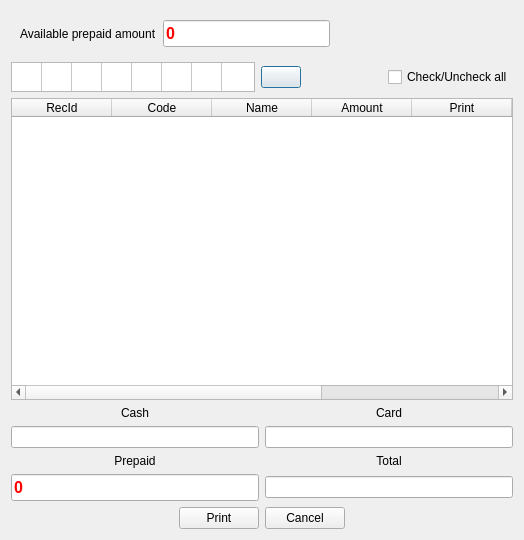
<?xml version="1.0" encoding="UTF-8"?>
<ui version="4.0">
 <class>PrintTax</class>
 <widget class="QDialog" name="PrintTax">
  <property name="geometry">
   <rect>
    <x>0</x>
    <y>0</y>
    <width>524</width>
    <height>540</height>
   </rect>
  </property>
  <property name="windowTitle">
   <string>Print tax</string>
  </property>
  <layout class="QVBoxLayout" name="verticalLayout">
   <item>
    <widget class="QWidget" name="widget_3" native="true">
     <layout class="QHBoxLayout" name="horizontalLayout_2">
      <item>
       <widget class="QLabel" name="label_5">
        <property name="text">
         <string>Available prepaid amount</string>
        </property>
       </widget>
      </item>
      <item>
       <widget class="EQLineEdit" name="leAvailablePrepaid">
        <property name="styleSheet">
         <string notr="true">font-size:12pt;
font-weight:bold;
color:red;</string>
        </property>
        <property name="text">
         <string>0</string>
        </property>
        <property name="readOnly">
         <bool>true</bool>
        </property>
       </widget>
      </item>
      <item>
       <spacer name="horizontalSpacer_4">
        <property name="orientation">
         <enum>Qt::Horizontal</enum>
        </property>
        <property name="sizeHint" stdset="0">
         <size>
          <width>174</width>
          <height>20</height>
         </size>
        </property>
       </spacer>
      </item>
     </layout>
    </widget>
   </item>
   <item>
    <widget class="QWidget" name="widget_4" native="true">
     <property name="sizePolicy">
      <sizepolicy hsizetype="Preferred" vsizetype="Preferred">
       <horstretch>0</horstretch>
       <verstretch>0</verstretch>
      </sizepolicy>
     </property>
     <layout class="QHBoxLayout" name="horizontalLayout_3">
      <property name="leftMargin">
       <number>0</number>
      </property>
      <property name="topMargin">
       <number>0</number>
      </property>
      <property name="rightMargin">
       <number>0</number>
      </property>
      <property name="bottomMargin">
       <number>0</number>
      </property>
      <item>
       <widget class="QTableWidget" name="tblFilter">
        <property name="maximumSize">
         <size>
          <width>16777215</width>
          <height>30</height>
         </size>
        </property>
        <property name="editTriggers">
         <set>QAbstractItemView::NoEditTriggers</set>
        </property>
        <property name="selectionMode">
         <enum>QAbstractItemView::SingleSelection</enum>
        </property>
        <attribute name="horizontalHeaderVisible">
         <bool>false</bool>
        </attribute>
        <attribute name="horizontalHeaderDefaultSectionSize">
         <number>30</number>
        </attribute>
        <attribute name="verticalHeaderVisible">
         <bool>false</bool>
        </attribute>
        <row>
         <property name="text">
          <string>New Row</string>
         </property>
        </row>
        <column>
         <property name="text">
          <string>New Column</string>
         </property>
        </column>
        <column>
         <property name="text">
          <string>New Column</string>
         </property>
        </column>
        <column>
         <property name="text">
          <string>New Column</string>
         </property>
        </column>
        <column>
         <property name="text">
          <string>New Column</string>
         </property>
        </column>
        <column>
         <property name="text">
          <string>New Column</string>
         </property>
        </column>
        <column>
         <property name="text">
          <string>New Column</string>
         </property>
        </column>
        <column>
         <property name="text">
          <string>New Column</string>
         </property>
        </column>
       </widget>
      </item>
      <item>
       <widget class="QPushButton" name="btnClearFilter">
        <property name="text">
         <string/>
        </property>
        <property name="icon">
         <iconset resource="../Resort/res.qrc">
          <normaloff>:/images/remove_filter.png</normaloff>:/images/remove_filter.png</iconset>
        </property>
       </widget>
      </item>
      <item>
       <spacer name="horizontalSpacer_3">
        <property name="orientation">
         <enum>Qt::Horizontal</enum>
        </property>
        <property name="sizeHint" stdset="0">
         <size>
          <width>92</width>
          <height>20</height>
         </size>
        </property>
       </spacer>
      </item>
      <item>
       <widget class="EQCheckBox" name="chCheckUncheckAll">
        <property name="text">
         <string>Check/Uncheck all</string>
        </property>
       </widget>
      </item>
     </layout>
    </widget>
   </item>
   <item>
    <widget class="EQTableWidget" name="tblData">
     <property name="sizePolicy">
      <sizepolicy hsizetype="Expanding" vsizetype="Expanding">
       <horstretch>0</horstretch>
       <verstretch>4</verstretch>
      </sizepolicy>
     </property>
     <property name="editTriggers">
      <set>QAbstractItemView::NoEditTriggers</set>
     </property>
     <column>
      <property name="text">
       <string>RecId</string>
      </property>
     </column>
     <column>
      <property name="text">
       <string>Code</string>
      </property>
     </column>
     <column>
      <property name="text">
       <string>Name</string>
      </property>
     </column>
     <column>
      <property name="text">
       <string>Amount</string>
      </property>
     </column>
     <column>
      <property name="text">
       <string>Print</string>
      </property>
     </column>
     <column>
      <property name="text">
       <string>Adgt</string>
      </property>
     </column>
     <column>
      <property name="text">
       <string>Source</string>
      </property>
     </column>
     <column>
      <property name="text">
       <string>qty</string>
      </property>
     </column>
    </widget>
   </item>
   <item>
    <widget class="QWidget" name="widget_2" native="true">
     <layout class="QGridLayout" name="gridLayout">
      <property name="leftMargin">
       <number>0</number>
      </property>
      <property name="topMargin">
       <number>0</number>
      </property>
      <property name="rightMargin">
       <number>0</number>
      </property>
      <property name="bottomMargin">
       <number>0</number>
      </property>
      <item row="1" column="1">
       <widget class="EQLineEdit" name="leCard">
        <property name="inputMask">
         <string/>
        </property>
       </widget>
      </item>
      <item row="3" column="1">
       <widget class="EQLineEdit" name="leTotal">
        <property name="readOnly">
         <bool>true</bool>
        </property>
       </widget>
      </item>
      <item row="1" column="0">
       <widget class="EQLineEdit" name="leCash">
        <property name="inputMask">
         <string/>
        </property>
       </widget>
      </item>
      <item row="0" column="1">
       <widget class="QLabel" name="label_3">
        <property name="text">
         <string>Card</string>
        </property>
        <property name="alignment">
         <set>Qt::AlignCenter</set>
        </property>
       </widget>
      </item>
      <item row="0" column="0">
       <widget class="QLabel" name="label_2">
        <property name="text">
         <string>Cash</string>
        </property>
        <property name="alignment">
         <set>Qt::AlignCenter</set>
        </property>
       </widget>
      </item>
      <item row="2" column="1">
       <widget class="QLabel" name="label">
        <property name="text">
         <string>Total</string>
        </property>
        <property name="alignment">
         <set>Qt::AlignCenter</set>
        </property>
       </widget>
      </item>
      <item row="3" column="0">
       <widget class="EQLineEdit" name="lePre">
        <property name="styleSheet">
         <string notr="true">font-size:12pt;
font-weight:bold;
color:red;</string>
        </property>
        <property name="inputMask">
         <string/>
        </property>
        <property name="text">
         <string>0</string>
        </property>
        <property name="readOnly">
         <bool>false</bool>
        </property>
       </widget>
      </item>
      <item row="2" column="0">
       <widget class="QLabel" name="label_4">
        <property name="text">
         <string>Prepaid</string>
        </property>
        <property name="alignment">
         <set>Qt::AlignCenter</set>
        </property>
       </widget>
      </item>
     </layout>
    </widget>
   </item>
   <item>
    <widget class="QWidget" name="widget" native="true">
     <property name="sizePolicy">
      <sizepolicy hsizetype="Preferred" vsizetype="Preferred">
       <horstretch>0</horstretch>
       <verstretch>0</verstretch>
      </sizepolicy>
     </property>
     <layout class="QHBoxLayout" name="horizontalLayout">
      <property name="leftMargin">
       <number>0</number>
      </property>
      <property name="topMargin">
       <number>0</number>
      </property>
      <property name="rightMargin">
       <number>0</number>
      </property>
      <property name="bottomMargin">
       <number>0</number>
      </property>
      <item>
       <spacer name="horizontalSpacer">
        <property name="sizePolicy">
         <sizepolicy hsizetype="Minimum" vsizetype="Minimum">
          <horstretch>0</horstretch>
          <verstretch>0</verstretch>
         </sizepolicy>
        </property>
        <property name="orientation">
         <enum>Qt::Horizontal</enum>
        </property>
        <property name="sizeHint" stdset="0">
         <size>
          <width>40</width>
          <height>20</height>
         </size>
        </property>
       </spacer>
      </item>
      <item>
       <widget class="QPushButton" name="btnPrint">
        <property name="sizePolicy">
         <sizepolicy hsizetype="Minimum" vsizetype="Fixed">
          <horstretch>0</horstretch>
          <verstretch>10</verstretch>
         </sizepolicy>
        </property>
        <property name="text">
         <string>Print</string>
        </property>
       </widget>
      </item>
      <item>
       <widget class="QPushButton" name="btnCancel">
        <property name="sizePolicy">
         <sizepolicy hsizetype="Minimum" vsizetype="Fixed">
          <horstretch>0</horstretch>
          <verstretch>10</verstretch>
         </sizepolicy>
        </property>
        <property name="text">
         <string>Cancel</string>
        </property>
       </widget>
      </item>
      <item>
       <spacer name="horizontalSpacer_2">
        <property name="sizePolicy">
         <sizepolicy hsizetype="Minimum" vsizetype="Minimum">
          <horstretch>0</horstretch>
          <verstretch>0</verstretch>
         </sizepolicy>
        </property>
        <property name="orientation">
         <enum>Qt::Horizontal</enum>
        </property>
        <property name="sizeHint" stdset="0">
         <size>
          <width>40</width>
          <height>20</height>
         </size>
        </property>
       </spacer>
      </item>
     </layout>
    </widget>
   </item>
  </layout>
 </widget>
 <customwidgets>
  <customwidget>
   <class>EQLineEdit</class>
   <extends>QLineEdit</extends>
   <header location="global">eqlineedit.h</header>
   <slots>
    <signal>customButtonClicked(bool)</signal>
   </slots>
  </customwidget>
  <customwidget>
   <class>EQCheckBox</class>
   <extends>QCheckBox</extends>
   <header location="global">eqcheckbox.h</header>
  </customwidget>
  <customwidget>
   <class>EQTableWidget</class>
   <extends>QTableWidget</extends>
   <header location="global">eqtablewidget.h</header>
  </customwidget>
 </customwidgets>
 <resources>
  <include location="../Resort/res.qrc"/>
 </resources>
 <connections/>
</ui>
